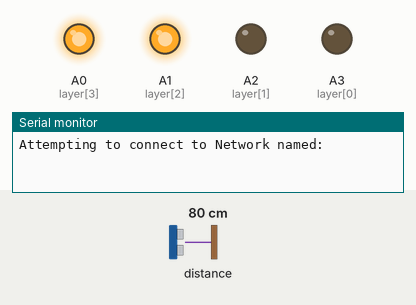
The sketch below on a simulated Arduino MKR. On the bench: output pins drawn as LEDs (lit = HIGH), the last lines printed to the serial monitor. The test bench sets the inputs (shaded band); at power-on: distance to the obstacle 80 cm. WiFi joins after 1.5 s; servers stay silent unless stated; uploads are accepted with an empty reply; random numbers use the default seed unless the sketch sets one; not simulated (calls return 0 or success): arduino_secrets.h; pins used as bus, display or sensor lines are not drawn.

Above: at 0.7 s.
At 1.3 s:
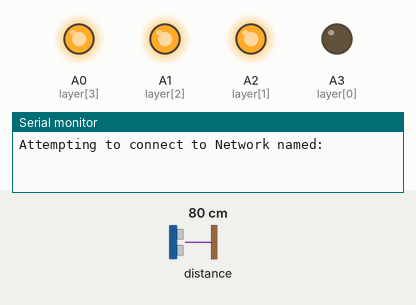
At 1.9 s:
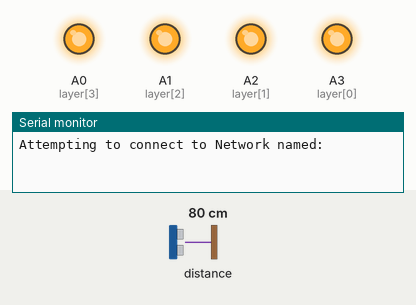
At 7.12 s:
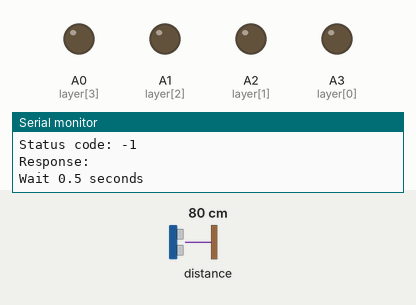
At 23.55 s:
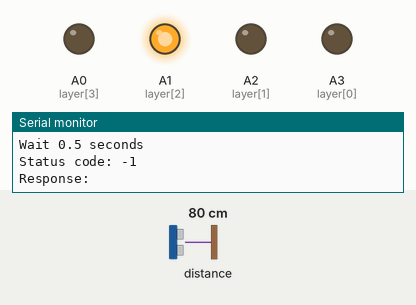
At 39.71 s:
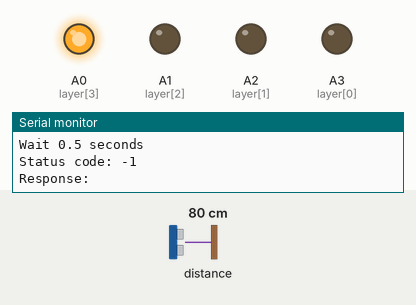
Timing chart, 0 to 40.0 s (numbered marks = the images above):
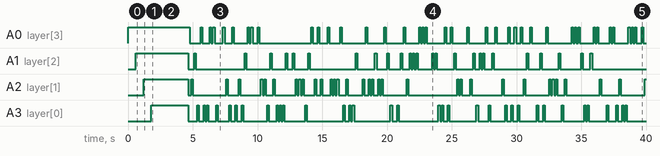

Measured:
- by itself, A0 (layer[3]): HIGH → LOW at 4.8 s, → HIGH 0.84 s later, → LOW 0.12 s later, → HIGH 0.60 s later, … (79 changes in this stretch)
- by itself, A1 (layer[2]): HIGH → LOW at 4.6 s, → HIGH 0.48 s later, → LOW 0.12 s later, → HIGH 3.8 s later, … (51 changes in this stretch)
- by itself, A2 (layer[1]): HIGH → LOW at 4.6 s, → HIGH 0.24 s later, → LOW 0.12 s later, → HIGH 2.6 s later, … (66 changes in this stretch)
- by itself, A3 (layer[0]): HIGH → LOW at 4.6 s, → HIGH 0.72 s later, → LOW 0.12 s later, → HIGH 0.36 s later, … (69 changes in this stretch)

The sketch:

intangible_final.ino
```cpp
/*

*/
#include <ArduinoHttpClient.h>
#include <WiFiNINA.h>
#include <Wire.h>
#include "Adafruit_VL6180X.h"

#include "arduino_secrets.h"
///////please enter your sensitive data in the Secret tab/arduino_secrets.h
/////// Wifi Settings ///////
char ssid[] = SECRET_SSID;
char pass[] = SECRET_PASS;

const char serverAddress[] = "dweet.io";  // server address
int port = 80;
bool handDetected = false;

WiFiClient wifi;
HttpClient client = HttpClient(wifi, serverAddress, port);
int status = WL_IDLE_STATUS;

String getName = "miaoye-test";
String postName = "mmw451-test";

Adafruit_VL6180X vl = Adafruit_VL6180X();

int column[16] = { 13, 12, 11, 10, 9, 8, 7, 6, 5, 4, 3, 2, 1, 0, A6, A7 };
int layer[4] = { A3, A2, A1, A0 };

void setup() {
  Serial.begin(9600);
  while (!Serial)
    ;
  for (int i = 0; i < 16; i++) {
    pinMode(column[i], OUTPUT);
  }
  for (int i = 0; i < 4; i++) {
    pinMode(layer[i], OUTPUT);
  }

  while (status != WL_CONNECTED) {
    Serial.print("Attempting to connect to Network named: ");
    Serial.println(ssid);  // print the network name (SSID);
    aroundEdgeDown();
    // Connect to WPA/WPA2 network:
    status = WiFi.begin(ssid, pass);
  }

  Serial.println("Adafruit VL6180x test!");
  if (!vl.begin()) {
    Serial.println("Failed to find sensor");
    while (1)
      ;
  }
  Serial.println("Sensor found!");

  // print the SSID of the network you're attached to:
  Serial.print("SSID: ");
  Serial.println(WiFi.SSID());

  // print your WiFi shield's IP address:
  IPAddress ip = WiFi.localIP();
  Serial.print("IP Address: ");
  Serial.println(ip);
}

void loop() {
  if (status != WL_CONNECTED) {
    Serial.print("Attempting to connect to Network named: ");
    Serial.println(ssid);  // print the network name (SSID);
    aroundEdgeDown();
    // Connect to WPA/WPA2 network:
    status = WiFi.begin(ssid, pass);
    // print the SSID of the network you're attached to:
    Serial.print("SSID: ");
    Serial.println(WiFi.SSID());

    // print your WiFi shield's IP address:
    IPAddress ip = WiFi.localIP();
    Serial.print("IP Address: ");
    Serial.println(ip);
  }

  int sensorValue = readSensor();

  if (sensorValue > 100) {
    if (!handDetected) {
      randomflicker();
    } else {
      post(0);
      handDetected = false;
      randomflicker();
    }
  } else {
    if (handDetected) {
      if (!get()) randomflicker();
      else {diagonalRectangle();}
    } else {
      handDetected = true;
      post(1);
      if (get()) diagonalRectangle();
    }
  }

  Serial.println("Wait 0.5 seconds\n");
  delay(50);
}

int readSensor() {
  uint8_t range = vl.readRange();
  uint8_t status = vl.readRangeStatus();

  // if (status == VL6180X_ERROR_NONE) {
  //   Serial.print("Range: "); Serial.println(range);
  // }

  delay(10);
  return range;
}

void post(int value) {
  // assemble the path for the POST message:
  String postPath = "/dweet/for/" + postName;
  String contentType = "application/json";

  String postData = "{\"sensorValue\":\"";
  postData += value;
  postData += "\"}";

  Serial.println("making POST request");

  // send the POST request
  client.post(postPath, contentType, postData);
  // read the status code and body of the response
  int statusCode = client.responseStatusCode();
  String response = client.responseBody();

  Serial.print("Status code: ");
  Serial.println(statusCode);
  Serial.print("Response: ");
  Serial.println(response);
}

bool get() {
  // assemble the path for the GET message:
  String getPath = "/get/latest/dweet/for/" + getName;

  // send the GET request
  // Serial.println("making GET request");
  client.get(getPath);

  // read the status code and body of the response
  int statusCode = client.responseStatusCode();
  String response = client.responseBody();
  Serial.print("Status code: ");
  Serial.println(statusCode);
  Serial.print("Response: ");
  Serial.println(response);

  int labelStart = response.indexOf("content\":");
  // find the first { after "content":
  int contentStart = response.indexOf("{", labelStart);
  // find the following } and get what's between the braces:
  int contentEnd = response.indexOf("}", labelStart);
  String content = response.substring(contentStart + 1, contentEnd);
  Serial.println(content);

  // now get the value after the colon, and convert to an int:
  int valueStart = content.indexOf(":");
  String valueString = content.substring(valueStart + 1);
  int number = valueString.toInt();
  bool result = number == 1 ? true : false;
  return result;
}

void randomflicker() {
  turnEverythingOff();
  int x = 120;
  for (int i = 0; i != 10; i += 1) {
    int randomLayer = random(0, 4);
    int randomColumn = random(0, 16);

    digitalWrite(layer[randomLayer], 1);
    digitalWrite(column[randomColumn], 0);
    delay(x);
    digitalWrite(layer[randomLayer], 0);
    digitalWrite(column[randomColumn], 1);
    delay(x);
  }
}

void diagonalRectangle() {
  int x = 350;
  turnEverythingOff();
  for (int count = 0; count < 1; count++) {
    //top left
    for (int i = 0; i < 8; i++) {
      digitalWrite(column[i], 0);
    }
    digitalWrite(layer[3], 1);
    digitalWrite(layer[2], 1);
    delay(x);
    turnEverythingOff();
    //middle middle
    for (int i = 4; i < 12; i++) {
      digitalWrite(column[i], 0);
    }
    digitalWrite(layer[1], 1);
    digitalWrite(layer[2], 1);
    delay(x);
    turnEverythingOff();
    //bottom right
    for (int i = 8; i < 16; i++) {
      digitalWrite(column[i], 0);
    }
    digitalWrite(layer[0], 1);
    digitalWrite(layer[1], 1);
    delay(x);
    turnEverythingOff();
    //bottom middle
    for (int i = 4; i < 12; i++) {
      digitalWrite(column[i], 0);
    }
    digitalWrite(layer[0], 1);
    digitalWrite(layer[1], 1);
    delay(x);
    turnEverythingOff();
    //bottom left
    for (int i = 0; i < 8; i++) {
      digitalWrite(column[i], 0);
    }
    digitalWrite(layer[0], 1);
    digitalWrite(layer[1], 1);
    delay(x);
    turnEverythingOff();
    //middle middle
    for (int i = 4; i < 12; i++) {
      digitalWrite(column[i], 0);
    }
    digitalWrite(layer[1], 1);
    digitalWrite(layer[2], 1);
    delay(x);
    turnEverythingOff();
    //top right
    for (int i = 8; i < 16; i++) {
      digitalWrite(column[i], 0);
    }
    digitalWrite(layer[2], 1);
    digitalWrite(layer[3], 1);
    delay(x);
    turnEverythingOff();
    //top middle
    for (int i = 4; i < 12; i++) {
      digitalWrite(column[i], 0);
    }
    digitalWrite(layer[2], 1);
    digitalWrite(layer[3], 1);
    delay(x);
    turnEverythingOff();
  }
  //top left
  for (int i = 0; i < 8; i++) {
    digitalWrite(column[i], 0);
  }
  digitalWrite(layer[3], 1);
  digitalWrite(layer[2], 1);
  delay(x);
  turnEverythingOff();
}

void turnEverythingOff() {
  for (int i = 0; i < 16; i++) {
    digitalWrite(column[i], 1);
  }
  for (int i = 0; i < 4; i++) {
    digitalWrite(layer[i], 0);
  }
}

void turnEverythingOn()
{
  for(int i = 0; i<16; i++)
  {
    digitalWrite(column[i], 0);
  }
  //turning on layers
  for(int i = 0; i<4; i++)
  {
    digitalWrite(layer[i], 1);
  }
}

void aroundEdgeDown() {
  for (int x = 50; x != 0; x -= 50) {
    turnEverythingOff();
    for (int i = 4; i != 0; i--) {
      digitalWrite(layer[i - 1], 1);
      digitalWrite(column[5], 0);
      digitalWrite(column[6], 0);
      digitalWrite(column[9], 0);
      digitalWrite(column[10], 0);

      digitalWrite(column[0], 0);
      delay(x);
      digitalWrite(column[0], 1);
      digitalWrite(column[4], 0);
      delay(x);
      digitalWrite(column[4], 1);
      digitalWrite(column[8], 0);
      delay(x);
      digitalWrite(column[8], 1);
      digitalWrite(column[12], 0);
      delay(x);
      digitalWrite(column[12], 1);
      digitalWrite(column[13], 0);
      delay(x);
      digitalWrite(column[13], 1);
      digitalWrite(column[15], 0);
      delay(x);
      digitalWrite(column[15], 1);
      digitalWrite(column[14], 0);
      delay(x);
      digitalWrite(column[14], 1);
      digitalWrite(column[11], 0);
      delay(x);
      digitalWrite(column[11], 1);
      digitalWrite(column[7], 0);
      delay(x);
      digitalWrite(column[7], 1);
      digitalWrite(column[3], 0);
      delay(x);
      digitalWrite(column[3], 1);
      digitalWrite(column[2], 0);
      delay(x);
      digitalWrite(column[2], 1);
      digitalWrite(column[1], 0);
      delay(x);
      digitalWrite(column[1], 1);
    }
  }
}
```
